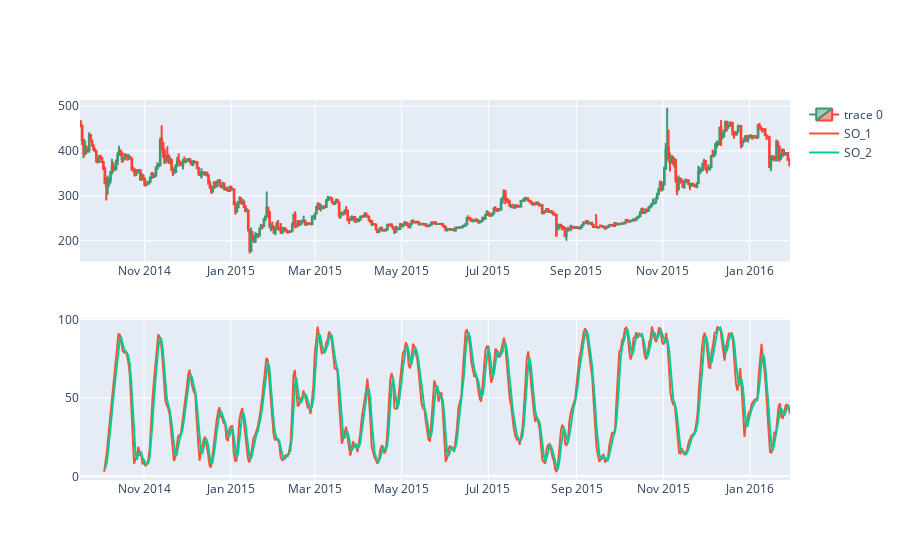

The code cell stored with this chart in its notebook:
### Code cell
# Create a subplot and position is 1 row x 2 columns
fig = make_subplots(rows=2, cols=1)

# In the first row, plot the candlestick chart
fig.add_trace(
    go.Candlestick(
        x = df.index,
        open = df['Open'],
        high = df['High'],
        low = df['Low'],
        close = df['Close']
    ),
    row = 1,
    col = 1

)

# In the second row, plot the Stochastic Oscillator
fig.add_trace(
    go.Scatter(
        x = df.index,
        y = df['STOCHk_14_3_3'],
        name = 'SO_1'   
    ),
    row = 2,
    col = 1
)

fig.add_trace(
    go.Scatter(
        x = df.index,
        y = df['STOCHd_14_3_3'],
        name = 'SO_2' 
    ),
    row = 2,
    col = 1
)

fig.update_layout(
    xaxis = dict(rangeslider = dict(visible=False)),
    xaxis2 = dict(rangeslider = dict(visible=False)),
)

fig.show()

### Figure 1 — Plotly figure (JSON) as saved in the notebook; plotly's stock layout.template omitted (floating-point values rounded to 4 significant figures; data arrays with more than 128 entries replaced by an {"elided": "..."} marker saying what was removed)
{"data": [{"close": {"elided": "500 float values"}, "high": {"elided": "500 float values"}, "low": {"elided": "500 float values"}, "open": {"elided": "500 float values"}, "type": "candlestick", "x": {"elided": "500 str values"}, "xaxis": "x", "yaxis": "y"}, {"name": "SO_1", "type": "scatter", "x": {"elided": "500 str values"}, "xaxis": "x2", "y": {"elided": "500 float values"}, "yaxis": "y2"}, {"name": "SO_2", "type": "scatter", "x": {"elided": "500 str values"}, "xaxis": "x2", "y": {"elided": "500 float values"}, "yaxis": "y2"}], "layout": {"xaxis": {"anchor": "y", "domain": [0, 1], "rangeslider": {"visible": false}}, "xaxis2": {"anchor": "y2", "domain": [0, 1], "rangeslider": {"visible": false}}, "yaxis": {"anchor": "x", "domain": [0.575, 1]}, "yaxis2": {"anchor": "x2", "domain": [0, 0.425]}}}
